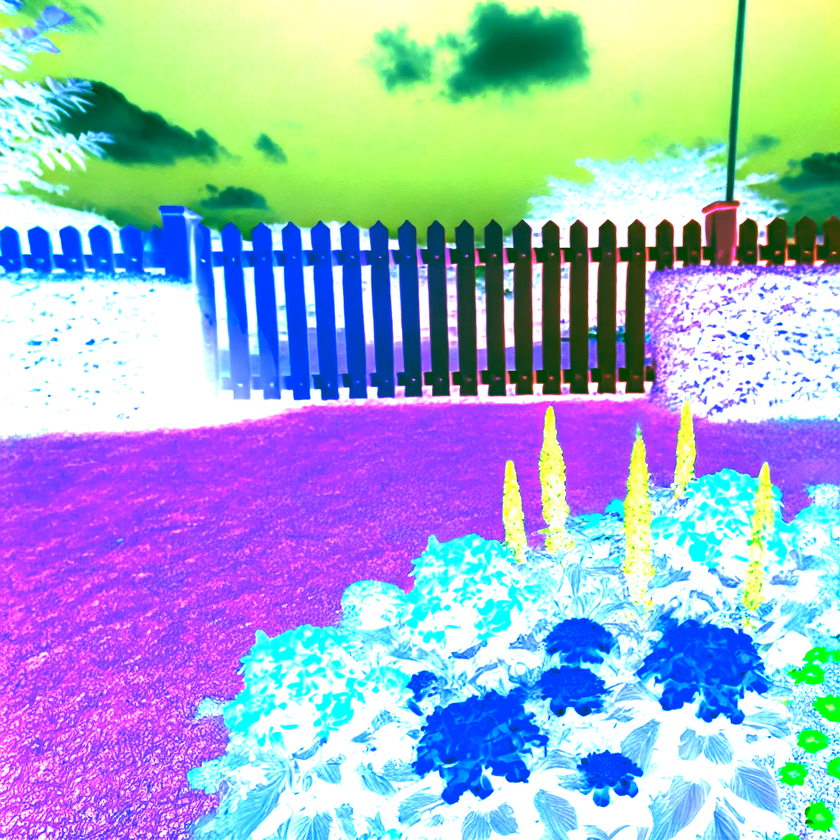
#> input picture FinalLab/FinalLabSubmission/task1_output.png, 840 x 840 px, shrunk from 1024 x 1024 before the run
$ python task1.py task1_output.png
#> lines starting #> are read from the running program, lines starting #| are printed output that depends on the picture
import sys
from skimage import io
import numpy as np
import matplotlib.pyplot as plt

# Check if the image path is provided as a command-line argument
if len(sys.argv) != 2:
    print("Usage: python task1.py <image_path>")
    sys.exit(1)

# Get the image path from the command-line argument
path = sys.argv[1]
image = io.imread(path)
#> image is the input picture: shape (840, 840, 3); mean R, G, B 159, 176.5, 207.4

# User Input
r_change = int(input("Enter the value of r_change: "))
#> the answer given: 3
g_change = int(input("Enter the value of g_change: "))
#> the answer given: 3
b_change = int(input("Enter the value of b_change: "))
#> the answer given: 3

inversion = input("Do you want to invert the image? (yes/no): ")
#> the answer given: y

brightness_scaling = float(input("Enter the value of brightness scaling factor: "))
#> the answer given: 3

def change_colour(image, r_change, g_change, b_change):
#> called with r_change = 3, g_change = 3, b_change = 3
    image = image.astype(np.int16)  # Convert to int16 to prevent overflow
    image[:, :, 0] = np.clip(image[:, :, 0] + r_change, 0, 255)
    image[:, :, 1] = np.clip(image[:, :, 1] + g_change, 0, 255)
    image[:, :, 2] = np.clip(image[:, :, 2] + b_change, 0, 255)
    return image.astype(np.uint8)  # Convert back to uint8

def invert(image, inversion):
#> called with inversion = 'y'
    if inversion.lower() == "yes" or inversion.lower() == "y":
        image = 255 - image
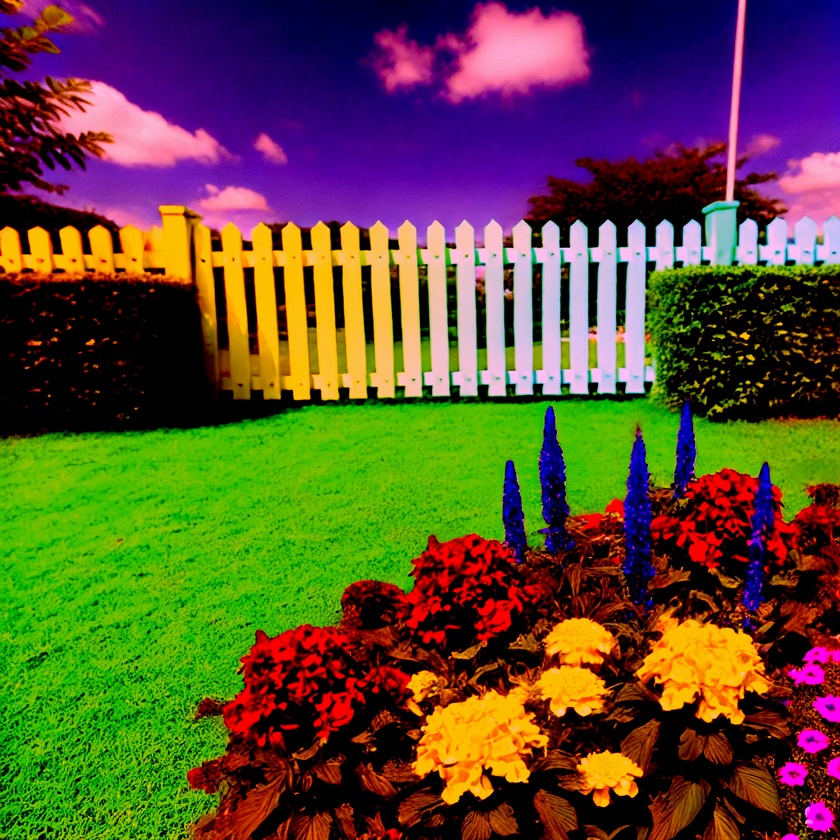
#> image: shape (840, 840, 3); mean of channels 0, 1, 2 93.6, 76.7, 46.5; drawn as R, G, B
    return image

def brightness(image, brightness_scaling):
#> called with brightness_scaling = 3
    image = image.astype(np.float32)  # Convert to float32 for scaling
    image = np.clip(image * brightness_scaling, 0, 255)
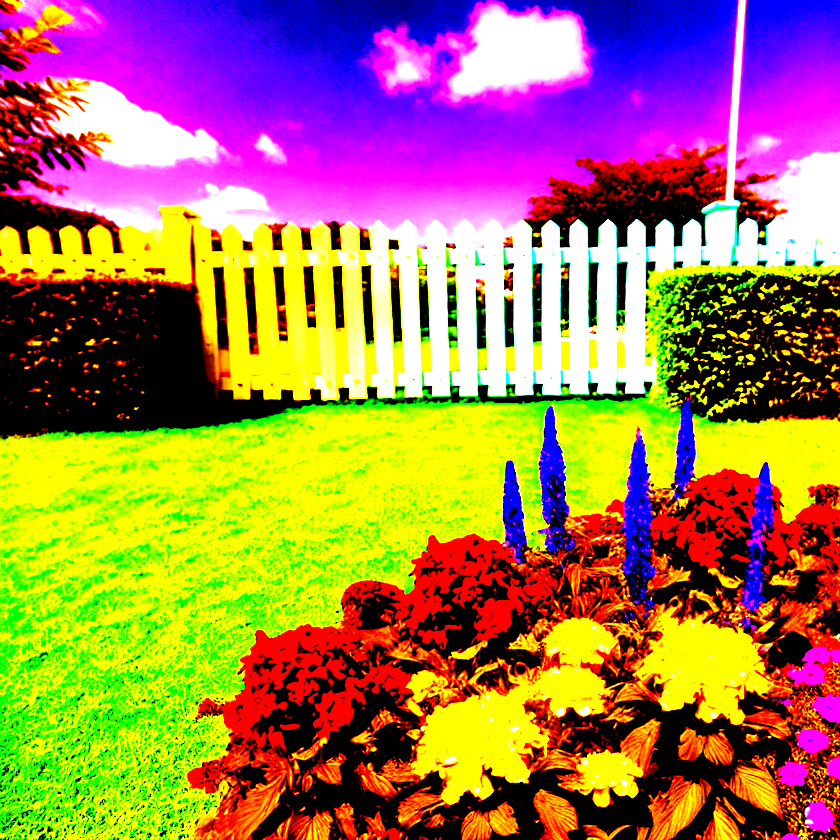
#> image: shape (840, 840, 3) float32; mean of channels 0, 1, 2 165, 122.7, 80.4; drawn as R, G, B
    return image.astype(np.uint8)  # Convert back to uint8

colour_changed = change_colour(image, r_change, g_change, b_change)
inverted = invert(colour_changed, inversion)
bright_adjusted = brightness(inverted, brightness_scaling)

# Plot the different images (can be ignored, just written to make sure the results are satisfactory)
# fig, ax = plt.subplots(1, 4, figsize=(15, 5))
# ax[0].imshow(image)
# ax[0].set_title("Original Image")
# ax[1].imshow(colour_changed)
# ax[1].set_title("Colour Changed")
# ax[2].imshow(inverted)
# ax[2].set_title("Inverted")
# ax[3].imshow(bright_adjusted)
# ax[3].set_title("Brightness Adjusted")
# plt.show()

def save_image(image, path):
    io.imsave(path, image)

save_image(bright_adjusted, "task1_output.png")

def report():
    print(f"R: {r_change}")
    print(f"G: {g_change}")
    print(f"B: {b_change}")
    print(f"Inversion: {inversion}")
    print(f"Brightness Scaling Factor: {brightness_scaling}")
    print()
    print("Steps Performed:")
    print("Step 1: Colour Change (all channels together)")
    print("Step 2: Inverted the image (if selected)")
    print("Step 3: Adjusted the brightness using the scaling factor given")
    print("Step 4: Image saved at task1_output.png")

report()

$ run again, with FinalLab/FinalLabSubmission/task2_output.png copied over FinalLab/FinalLabSubmission/task1_output.png
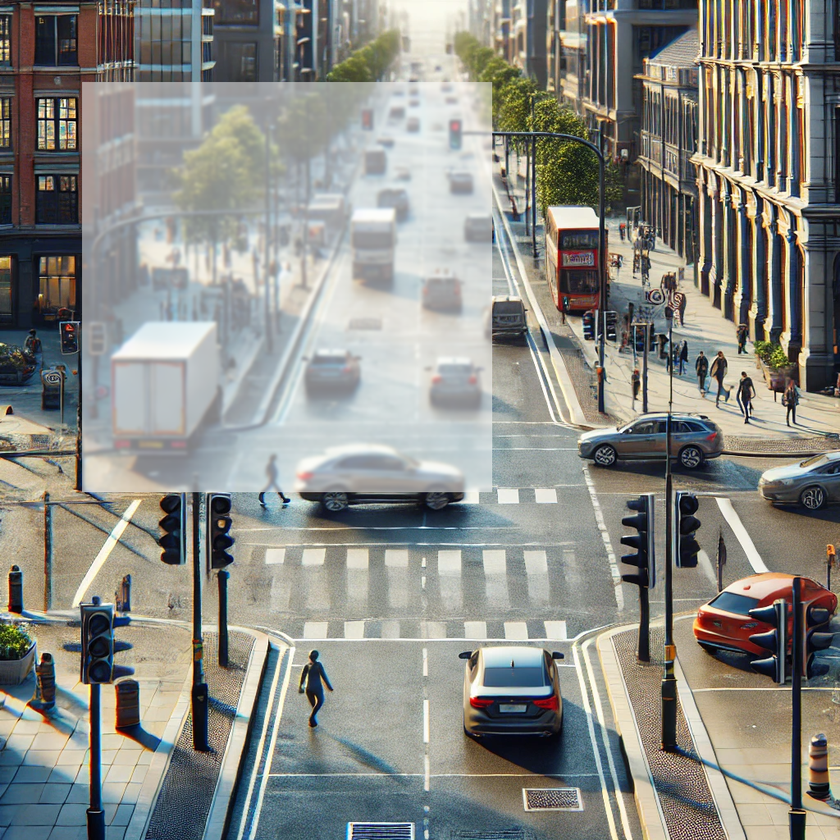
#> input picture FinalLab/FinalLabSubmission/task2_output.png, 840 x 840 px, shrunk from 1024 x 1024 before the run
#> image is the input picture: shape (840, 840, 3); mean R, G, B 138.3, 138.9, 133.1
#> in invert, `image = 255 - image`:
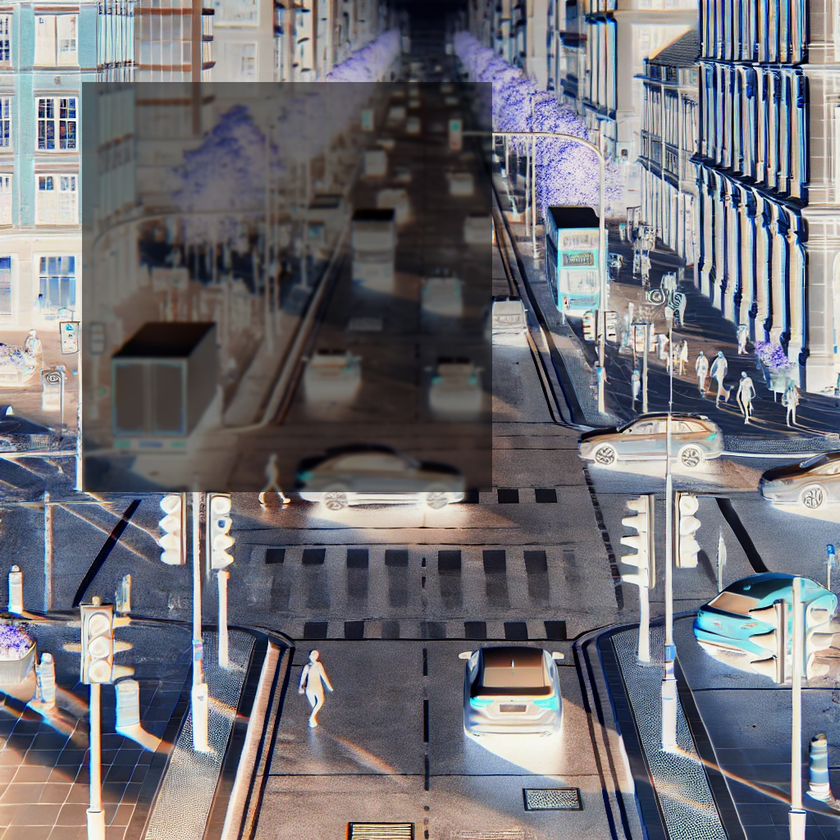
#> image: shape (840, 840, 3); mean of channels 0, 1, 2 113.7, 113.1, 118.9; drawn as R, G, B
#> in brightness, `image = np.clip(image * brightness_scaling, 0, 255)`:
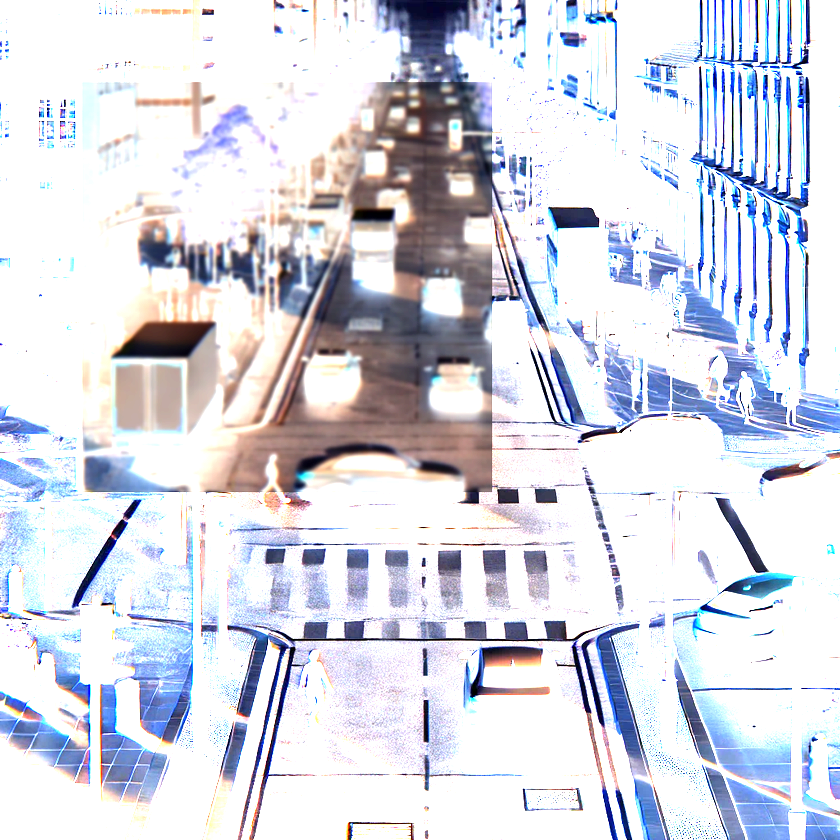
#> image: shape (840, 840, 3) float32; mean of channels 0, 1, 2 215.2, 217.2, 227.2; drawn as R, G, B
